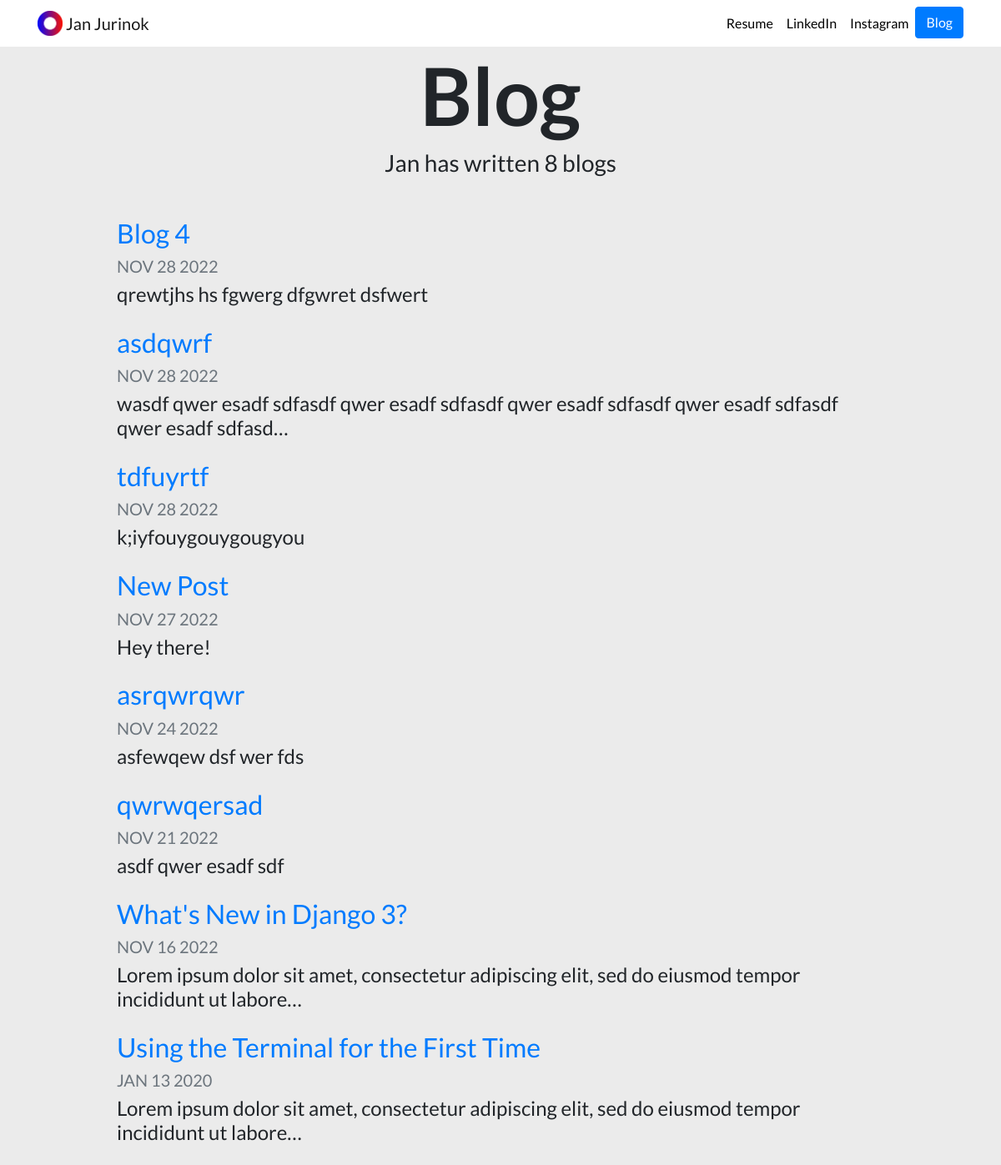
Screenshot of /blog/ with the database file from the repository.
### blog/models.py (models this page shows, shortened)
class Blog(models.Model):
   title = models.CharField(max_length=200)
   description = models.TextField()
   date = models.DateField()

### blog/views.py (the view)
# urls.py: path('', views.all_blogs, name='all_blogs'),
def all_blogs(request):
   count = Blog.objects.count()
   blogs = Blog.objects.order_by('-date')
   return render(request, 'blog/all_blogs.html', {'blogs' : blogs, 'count' : count})

### blog/templates/blog/all_blogs.html
{% extends "portfolio/base.html" %}
{% load static %}
{% block content %}
<h1 id="blogtitle" class="font-weight-bold text-center">Blog</h1>
<h3 class="text-center mb-5">Jan has written {{ blogs.count }} blog{{ blogs.count|pluralize }}</h3>
{% for blog in blogs %}
<div class="row justify-content-center my-3">
  <div class="col-md-10">
    <a href="{% url 'blog:detail' blog.id %}">
      <h2>{{ blog.title }}</h2>
    </a>
    <h5 class="text-muted">{{ blog.date|date:'M d Y'|upper }}</h5>
    <h4>{{ blog.description|striptags|truncatechars:100 }}</h4>
  </div>
</div>
{% endfor %}
{% endblock %}

### portfolio/static/portfolio/custom.css (style rules this page uses)
body { font-family: 'Lato', sans-serif; background-color: rgb(235, 235, 235); }
#blogtitle { font-size: 6rem; }

### rows the page displays
Blog: title "Blog 4", date "NOV 28 2022", description "qrewtjhs hs fgwerg dfgwret dsfwert"
Blog: title "asdqwrf", date "NOV 28 2022", description "wasdf qwer esadf sdfasdf qwer esadf sdfasdf qwer esadf sdfasdf qwer esadf sdfasdf qwer esadf sdfasd…"
Blog: title "tdfuyrtf", date "NOV 28 2022", description "k;iyfouygouygougyou"
Blog: title "New Post", date "NOV 27 2022", description "Hey there!"
Blog: title "asrqwrqwr", date "NOV 24 2022", description "asfewqew dsf wer fds"
Blog: title "qwrwqersad", date "NOV 21 2022", description "asdf qwer esadf sdf"
Blog: title "What's New in Django 3?", date "NOV 16 2022", description "Lorem ipsum dolor sit amet, consectetur adipiscing elit, sed do eiusmod tempor incididunt ut labore…"
Blog: title "Using the Terminal for the First Time", date "JAN 13 2020", description "Lorem ipsum dolor sit amet, consectetur adipiscing elit, sed do eiusmod tempor incididunt ut labore…"

### other values shown
{{ blogs.count }} "8"
